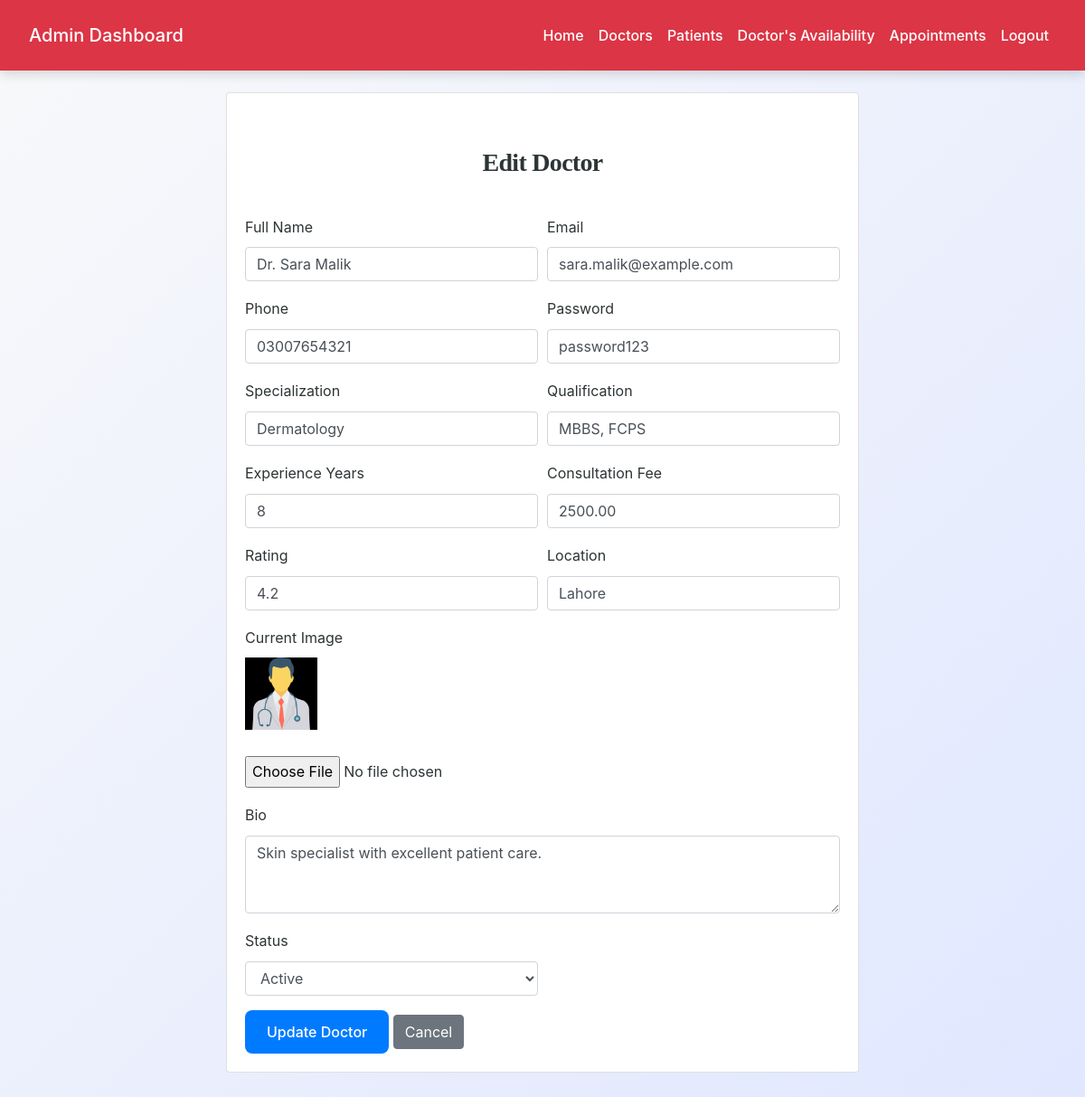
The app's page /admin/edit_doctor.php?id=2 (signed in) with its own data.
### tables this page shows
CREATE TABLE `doctors` (
  `doctor_id` int(11) NOT NULL,
  `full_name` varchar(100) NOT NULL,
  `email` varchar(100) NOT NULL,
  `password` varchar(255) NOT NULL,
  `phone` varchar(20) DEFAULT NULL,
  `specialization` varchar(100) DEFAULT NULL,
  `qualification` varchar(100) DEFAULT NULL,
  `experience_years` int(11) DEFAULT NULL,
  `consultation_fee` decimal(10,2) DEFAULT NULL,
  `profile_image` varchar(255) DEFAULT NULL,
  `bio` text DEFAULT NULL,
  `status` enum('active','inactive','on_leave') DEFAULT 'active',
  `rating` decimal(2,1) DEFAULT 0.0,
  `location` varchar(255) DEFAULT NULL,
  `created_at` datetime DEFAULT current_timestamp(),
  `updated_at` datetime DEFAULT current_timestamp() ON UPDATE current_timestamp()
);

### admin/edit_doctor.php (the view, shortened to what this page needs)
<?php
include('config.php');
$id = intval($_GET['id']);
$q = $conn->prepare("SELECT * FROM doctors WHERE doctor_id=?");
$q->bind_param("i", $id);
$q->execute();
$res = $q->get_result();
$doc = $res->fetch_assoc();
?>
<!DOCTYPE html>
<html>
<head>
    <link rel="stylesheet" href="https://stackpath.bootstrapcdn.com/bootstrap/4.5.2/css/bootstrap.min.css">
    <link rel="stylesheet" href="../css/style.css">
</head>
<body>
<?php include('admin_navbar.php'); ?>
<div class="container mt-4">
    <div class="card mx-auto" style="max-width:700px;">
        <div class="card-body">
            <h3>Edit Doctor</h3>
            <form method="POST" enctype="multipart/form-data">
                <div class="form-row">
                    <div class="form-group col-md-6">
                        <label>Full Name</label>
                        <input type="text" name="full_name" class="form-control" value="<?= htmlspecialchars($doc['full_name']) ?>" required>
                    </div>
                    <div class="form-group col-md-6">
                        <label>Email</label>
                        <input type="email" name="email" class="form-control" value="<?= htmlspecialchars($doc['email']) ?>">
                    </div>
                </div>
                <div class="form-row">
                    <div class="form-group col-md-6">
                        <label>Phone</label>
                        <input type="text" name="phone" class="form-control" value="<?= htmlspecialchars($doc['phone']) ?>">
                    </div>
                    <div class="form-group col-md-6">
                        <label>Password</label>
                        <input type="text" name="password" class="form-control" value="<?= htmlspecialchars($doc['password']) ?>" required>
                    </div>
                </div>
                <div class="form-row">
                    <div class="form-group col-md-6">
                        <label>Specialization</label>
                        <input type="text" name="specialization" class="form-control" value="<?= htmlspecialchars($doc['specialization']) ?>">
                    </div>
                    <div class="form-group col-md-6">
                        <label>Qualification</label>
                        <input type="text" name="qualification" class="form-control" value="<?= htmlspecialchars($doc['qualification']) ?>">
                    </div>
                </div>
                <div class="form-row">
                    <div class="form-group col-md-6">
                        <label>Experience Years</label>
                        <input type="number" name="experience_years" class="form-control" value="<?= htmlspecialchars($doc['experience_years']) ?>">
                    </div>
                    <div class="form-group col-md-6">
                        <label>Consultation Fee</label>
                        <input type="number" step="0.01" class="form-control" name="consultation_fee" value="<?= htmlspecialchars($doc['consultation_fee']) ?>">
                    </div>
                </div>
                <div class="form-row">
                    <div class="form-group col-md-6">
                        <label>Rating</label>
                        <input type="number" step="0.1" min="0" max="5" name="rating" class="form-control" value="<?= htmlspecialchars($doc['rating']) ?>">
                    </div>
                    <div class="form-group col-md-6">
                        <label>Location</label>
                        <input type="text" name="location" class="form-control" value="<?= htmlspecialchars($doc['location']) ?>">
                    </div>
                </div>
                <div class="form-group">
                    <label>Current Image</label><br>
                    <?php if (!empty($doc['profile_image']) && file_exists($doc['profile_image'])): ?>
                        <img src="<?= $doc['profile_image'] ?>" width="80"><br><br>
                    <?php endif; ?>
                    <input type="file" name="profile_image" class="form-control-file">
                </div>
                <div class="form-group">
                    <label>Bio</label>
                    <textarea name="bio" class="form-control" rows="3"><?= htmlspecialchars($doc['bio']) ?></textarea>
                </div>
                <div class="form-row">
                    <div class="form-group col-md-6">
                        <label>Status</label>
                        <select name="status" class="form-control">
                            <option value="active" <?= $doc['status']=="active"?"selected":"" ?>>Active</option>
                        </select>
                    </div>
                </div>
                <button class="btn btn-primary">Update Doctor</button>
                <a href="view_doctors.php" class="btn btn-secondary">Cancel</a>
            </form>
        </div>
    </div>
</div>
</body>
</html>

### css/style.css (style rules this page uses)
:root { --primary: #007bff; --secondary: #6c757d; --success: #28a745; --info: #17a2b8; --warning: #ffc107; --danger: #dc3545; --light: #f8f9fa; --dark: #2d3436; --accent: #ff6f61; --highlight: #6f42c1; --shadow: rgba(0, 0, 0, 0.15); --transition: all 0.3s ease-in-out; }
body { font-family: 'Inter', 'Segoe UI', Tahoma, Geneva, Verdana, sans-serif; background: linear-gradient(135deg, var(--light) 0%, #e0e7ff 100%); color: var(--dark); line-height: 1.8; margin: 0; padding: 0; min-height: 100vh; font-size: 16px; }
h1, h2, h3, h4 { text-align: center; margin: 2.5rem 0; font-family: 'Georgia', 'Times New Roman', serif; color: var(--dark); font-weight: 700; letter-spacing: -0.025em; }
h3 { font-size: 1.75rem; }
.container { max-width: 1200px; margin: 0 auto 3rem; padding: 0 1.5rem; }
.btn-primary { background-color: var(--primary); color: #fff; border: none; border-radius: 8px; padding: 0.75rem 1.5rem; font-size: 1rem; font-weight: 500; cursor: pointer; transition: var(--transition); display: inline-flex; align-items: center; justify-content: center; }
a { color: var(--primary); text-decoration: none; font-weight: 500; transition: var(--transition); }

### records on screen
doctors: full_name "Dr. Sara Malik", email "sara.malik@example.com", phone "03007654321", password "password123", specialization "Dermatology", qualification "MBBS, FCPS", experience_years "8", consultation_fee "2500.00", rating "4.2", location "Lahore", profile_image (picture), bio "Skin specialist with excellent patient care.", status "Active"
